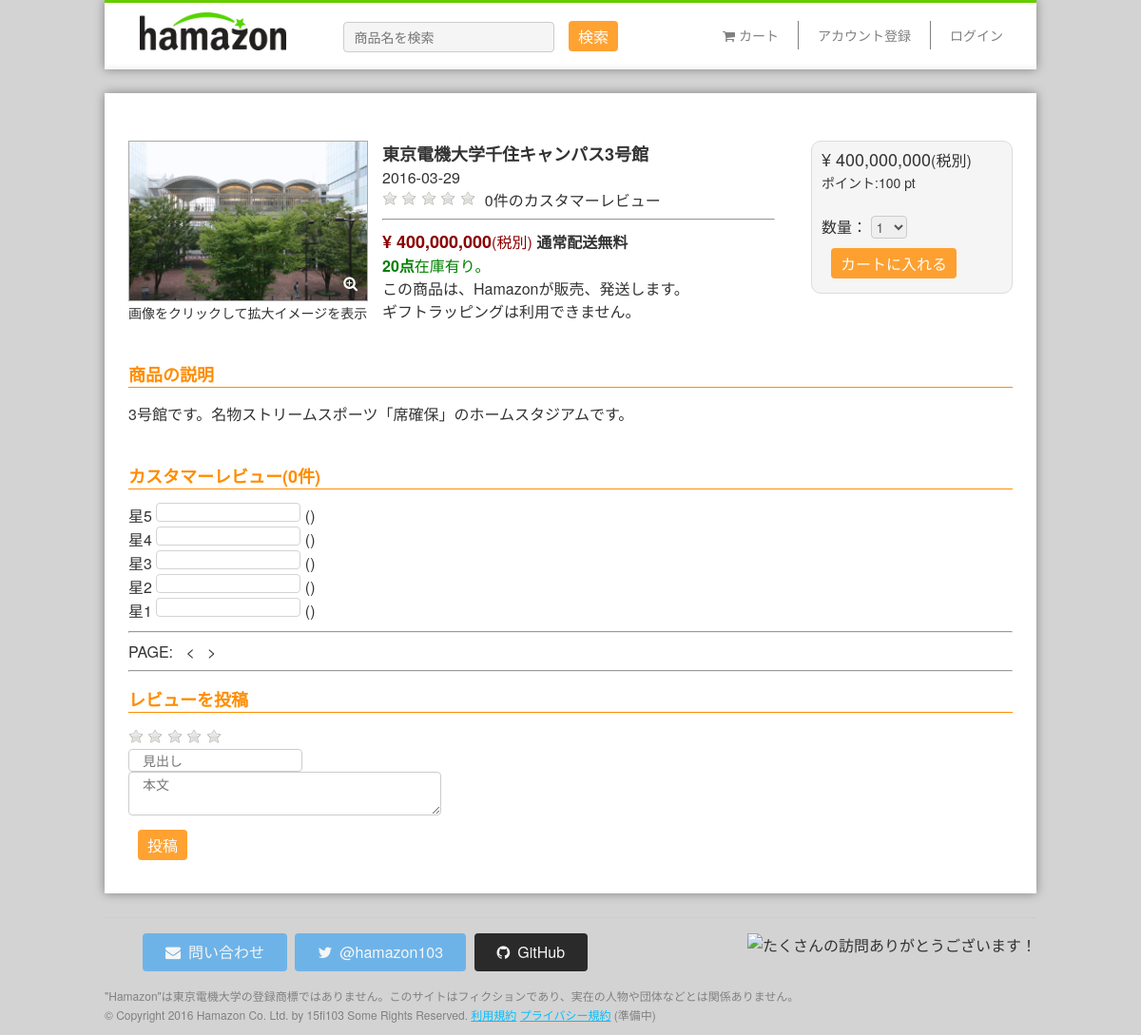
/product/?id=3, run on the app's committed database.
### tables this page shows
CREATE TABLE IF NOT EXISTS `items` (
  `id` int(4) NOT NULL,
  `name` varchar(50) NOT NULL,
  `kana` varchar(50) NOT NULL,
  `deleted` tinyint(1) NOT NULL DEFAULT '0',
  `price` int(20) NOT NULL,
  `category` varchar(30) NOT NULL,
  `date` date NOT NULL,
  `details` text NOT NULL,
  `stock` int(10) NOT NULL
);

### product/index.php (the view, shortened to what this page needs)
<?php
$mysqli = new mysqli($db_host, $db_user, $db_pass, $db_name);
$mysqli->set_charset("utf8");
$sql = "SELECT * FROM items WHERE id = '".$_GET['id']."' AND deleted = '0' ";
$res = $mysqli->query($sql);
$item = $res->fetch_array();
$price =  number_format( $item['price'] );
$sql = "SELECT CAST(AVG(rate) AS DECIMAL(10,1)) FROM reviews WHERE item_id = '{$_GET['id']}'";
$res = $mysqli->query($sql);
$avg = $res->fetch_array();
$arc = array_fill(1, 5, null);
$posts_by_page = 4;
if (isset($_GET['page'])) $current_page = $_GET['page'];
else $current_page = 1;
$sql = "SELECT COUNT(*) FROM reviews WHERE item_id = '{$_GET['id']}'";
$res = $mysqli->query($sql);
$count = $res->fetch_array();
$all_pages = ($count[0] - 1) / $posts_by_page + 1;
?>
<!Doctype html>
<html lang="ja">
<head>
<link rel="stylesheet" href="/common/normalize.css">
<link rel="stylesheet" href="/common/animate.css">
<link rel="stylesheet" href="//maxcdn.bootstrapcdn.com/font-awesome/4.3.0/css/font-awesome.min.css">
<link rel="stylesheet" href="//code.jquery.com/ui/1.11.4/themes/smoothness/jquery-ui.css">
<link rel="stylesheet" href="/common/style.css">
<link rel="stylesheet" href="stylesheet.css">
</head>
<body>
<div id="container">
<header>
<?php $currentPage='none'; include '../templates/header.php' ?>
</header>
<main class="animated fadeIn">
<section>
<div class="box rightbox">
<em class="big">&yen;&nbsp;<?php print( $price ); ?></em>(税別)<br>
<em class="small">ポイント:<?php if($item['price']/100>10000) { print("100"); } else { print($item['price']/100); } ?>&nbsp;pt</em><br><br>
<form action="/cart/" method="get">
数量：
<select name="q">
<?php for($i=1; $i<=$item['stock']; $i++){ ?>
<option value="<?php print $i; ?>"><?php print $i; ?></option>
<?php } ?>
</select>
<input type="submit" value="カートに入れる" />
</form>
</div>
<div class="leftbox">
<div id="thumbnail-box">
<div id ="thumbnail-box-inner">
<img id="photo-opener" src="/images/product<?php print( $_GET['id'] ); ?>.jpg" width="250px"><i class="fa fa-search-plus"></i></div><em class="small">画像をクリックして拡大イメージを表示</em>
</div>
<em class="big"><b><?php print( $item['name'] ); ?></b></em><br>
<?php print( $item['date'] ); ?><br><span class="rev_rate" data-score="<?php print($avg[0]); ?>"></span><?php print($count[0]); ?>件のカスタマーレビュー<hr>
<em class="darkred"><em class="big"><b>&yen;&nbsp;<?php print( $price ); ?></b></em>(税別)</em>
<b>通常配送無料</b></em><br>
<em class="green"><b><?php print( $item['stock'] ); ?>点</b>在庫有り。</em><br>
この商品は、Hamazonが販売、発送します。<br>
ギフトラッピングは利用できません。<br>
</div>
</section>
<section>
<h2>商品の説明</h2>
<?php print( $item['details'] ); ?>
</section>
<section>
<h2>カスタマーレビュー(<?php print($count[0]); ?>件)</h2>
<div id="ratings-left-box">
<?php for($i=5; $i>=1; $i--){
print "星$i <div class=\"progressbar\" value=\"$arc[$i]\"></div> ($arc[$i])<br>\n";
} ?>
</div>
<hr/>
<?php
print("PAGE:");
if ($current_page != 1) {
?>
&nbsp&nbsp<a href="?id=<?php print($_GET['id']); ?>&page=<?php print($current_page - 1); ?>">&lt</a>
<?php
} else {
print("&nbsp&nbsp&nbsp&lt&nbsp");
}
if ($current_page <= $all_pages - 1) {
?>
&nbsp&nbsp<a href="?id=<?php print($_GET['id']); ?>&page=<?php print($current_page + 1); ?>">&gt</a>
<?php
} else {
print("&nbsp&nbsp&gt");
}
?>
<hr>
<h2>レビューを投稿</h2>
<form action="" method="post">
<div id="rating"></div>
<input type="text" name="title" placeholder=" 見出し" value=""/><br>
<textarea name="content" placeholder=" 本文"　rows="4" cols="40"></textarea><br>
<input type="submit" value="投稿"/>
</form>
</section>
</main>
<footer>
<?php include '../templates/footer.php'; ?>
</footer>
</div>
</body>
</html>

### common/style.css (style rules this page uses)
body { background-color: lightgray; color: #333333; font-family: 'Helvetica Neue', 'Helvetica', 'Arial', 'ヒラギノ角ゴ Pro W3', 'Hiragino Kaku Gothic ProN', 'Osaka', 'メイリオ', 'Meiryo', 'ＭＳ Ｐゴシック', 'MS PGothic', sans-serif; }
#container { width: 980px; margin-left: auto; margin-right: auto; }
em { font-style: normal; }
em.small { font-size: 14px; }
em.big { font-size: 18px; }
em.green { color: green; }
em.darkred { color: darkred; }
header { background: linear-gradient(white 90%, whitesmoke); padding: 5px 15px; border-top: solid 3px #66CC00; height: 60px; box-shadow: 0 0 10px gray; }
main { background-color: white; margin: 25px 0; padding: 25px; box-shadow: 0 0 10px gray; }
section { overflow: hidden; clear: both; margin-top: 25px; }
h2 { font-size: 18px; color: darkorange; border-bottom: solid 1px; }
.box { border: 1px solid gainsboro; border-radius: 10px; padding: 5px 10px; }
.rightbox { width: 190px; float: right; display: inline-block; background-color: whitesmoke; }
.leftbox { width: 680px; }
input[type="submit"] { padding: 4px 10px; margin: 10px; color: white; background-color: darkorange; text-decoration: none; display: inline-block; opacity: 0.8; border-radius: 4px; border-style: none; border-style: none; }
input[type="text"], input[type="password"] { border: 1px solid #ccc; border-radius: 4px; font-size: 14px; line-height: 1.428571429; color: #555; padding-left: 10px; }
textarea { border: 1px solid #ccc; border-radius: 4px; font-size: 14px; line-height: 1.428571429; color: #555; padding-left: 10px; }
select { border: 1px solid #ccc; border-radius: 4px; font-size: 14px; line-height: 1.428571429; color: #555; }
footer { border-top: solid 1px #CCCCCC; }

### product/stylesheet.css (style rules this page uses)
.ui-progressbar { width:150px; height:18px; display: inline-block; }
#thumbnail-box { float:left; margin-right: 15px; }
#thumbnail-box-inner { background-color: dodgerblue ; border: 1px solid darkgray; position: relative; }
#thumbnail-box-inner i { color:white; position: absolute; right:10px; bottom: 10px; }
#photo-opener { cursor: pointer; vertical-align: bottom; }
#ratings-left-box { width:250px; margin-bottom: 10px; }

### product/index.php (style rules this page uses)
.rev_rate { margin-right: 10px; }

### data on the page
items: price "400,000,000", name "東京電機大学千住キャンパス3号館", date "2016-03-29", stock "20", details "3号館です。名物ストリームスポーツ「席確保」のホームスタジアムです。"

### other printed values
$count[0] "0"
form field q "1"
